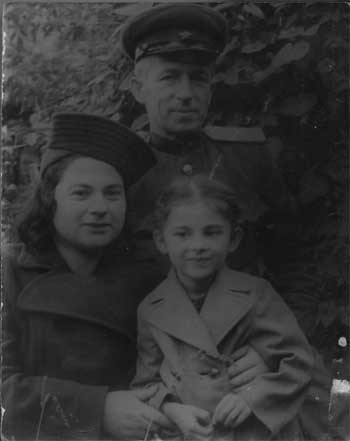
#> input picture images/war-time.jpg, 350 x 441 px, found by its file name
$ jupyter execute --allow-errors 'CV Assignment 1.ipynb'
#> lines starting #> are read from the running program, lines starting #| are printed output that depends on the picture
#> further down, f_img is the input picture: shape (441, 350, 3); min 10, max 221, mean 50.8
[cell 1]
# Importing all required libraries

import cv2
import numpy as np
import matplotlib.pyplot as plot

[cell 2]
# Calculation of Histogram

def calculate_histogram(image_name, no_of_bins=256):
#> called with image_name = 'war-time.jpg', no_of_bins = 256
    image = cv2.imread(image_name, 0)
#> image: shape (441, 350); min 10, max 221, mean 50.8
    grayscaled = np.array(image)
    rows, columns = image.shape
#> rows = 441; columns = 350

    # Get all unique intensity values in the image matrix along with their occurences
    values, counts = np.unique(grayscaled, return_counts=True)
#> values = 197 values from 10 to 221; counts = 197 values, max 5545 at index 14, min 1 at index 0, mean 783.5
    values_dict = dict(zip(values, counts))
#> values_dict = 197 items

    for val in range(256):
        if val not in values_dict.keys():
            values_dict[val] = 0
#> after the loop, values_dict = 256 items

    frequencies = [value for (key, value) in sorted(values_dict.items())]
#> frequencies = 256 values, max 5545 at index 26, min 0 at index 0, mean 602.9

    range_length = float(256/no_of_bins)

    ranges = {}
    lower_limit = 0
    upper_limit = range_length
    max_intensity = 255
    m = max_intensity

    # Calculation of bin limits
    while max_intensity>range_length and upper_limit<m:
        ranges[(lower_limit, upper_limit)] = 0

        if max_intensity<range_length:
            break

        max_intensity-=range_length
        lower_limit = upper_limit
        upper_limit = lower_limit + range_length

    ranges[(lower_limit, m)] = 0

    # Calculation of pixel counts for each bin
    for value in values_dict.keys():
        for ra in ranges:
            if ra[0]<=value<=ra[1]:
                ranges[(ra[0], ra[1])]+=values_dict[value]
#> this loop made 256 passes
#> value on passes 1 to 3: 10, 13, 14
#> after the loop, ranges = 255 items

    return frequencies, grayscaled, rows, columns, values_dict, ranges

[cell 3]
# Plot the histogram

def plot_histogram(m_frequencies, no_of_bins=256):
    positions = np.arange(no_of_bins)
    plot.bar(positions, m_frequencies, align="center")
    plot.ylabel("No. of pixels")
    plot.xlabel("Bins")
    plot.show()

[cell 4]
#Calculation of PDF

def calculate_pdf(ranges):
    total_pixels = sum(list(ranges.values()))
    # Normalization for PDF
    probabilities = list(map(lambda x: x/total_pixels, list(ranges.values())))

    return probabilities

[cell 5]
# Calculation of CDF

def calculate_cdf(probabilities):
    summation = 0
    cdf_plot = []

    # Calculation of cumulative probabilities
    for probability in probabilities:
        summation += probability
        cdf_plot.append(summation)

    return cdf_plot

[cell 6]
# Plotting of PDF

def plot_pdf(probabilities):
    plot.bar(range(len(probabilities)), probabilities, align="center")
    plot.xlabel("Bins")
    plot.ylabel("Probabilities")

    plot.show()

[cell 7]
# Plotting of CDF

def plot_cdf(cdf_plot):
    plot.step(range(len(cdf_plot)), cdf_plot)
    plot.xlabel("Bins")
    plot.ylabel("Cumulative Probabilities")

    plot.show()

[cell 8]
# Histogram Equalization

def histogram_equalize(cdf, grayscaled_image, ranges):
    pdf = calculate_pdf(ranges)
    cdf = calculate_cdf(pdf)

    new_grey = list(map(lambda x: round(x*255/cdf[-1]), cdf))
    image_equalized = np.interp(grayscaled_image, range(0,255), new_grey)

    return image_equalized

[cell 9]
# Histogram Matching
def histogram_matching(poor_contrast, target_image):
    frequencies, grayscaled, rows, columns, values_dict, ranges = calculate_histogram(poor_contrast)

    probabilities = calculate_pdf(frequencies)
    cdf_plot = calculate_cdf(probabilities)

    plot_pdf(probabilities)
    plot_cdf(cdf_plot)

    t_frequencies, t_grayscaled, t_rows, t_columns, t_values_dict, t_ranges = calculate_histogram(target_image)
    t_probabilities = calculate_pdf(t_frequencies)
    t_cdf_plot = calculate_cdf(t_probabilities)

    plot_pdf(t_probabilities)
    plot_cdf(t_cdf_plot)

    s_values, bins, s_counts = np.unique(grayscaled, return_inverse=True,
                                                return_counts=True)

    t_values, t_counts = np.unique(t_grayscaled, return_counts=True)

    s_cumulative = np.cumsum(s_counts).astype(np.float64)
    s_cumulative /= s_cumulative[-1]

    t_cumulative = np.cumsum(t_counts).astype(np.float64)
    t_cumulative /= t_cumulative[-1]

    interp_t_values = np.interp(s_cumulative, t_cumulative, t_values)
    interp_t_values = interp_t_values[bins].reshape(rows, columns)

    return interp_t_values

[cell 10]
# Plotting of histogram with 256 bins
f_img = cv2.imread("war-time.jpg")
plot.imshow(f_img)
plot.show()

d_frequencies, d_grayscaled, d_rows, d_columns, d_values_dict, d_ranges = calculate_histogram('war-time.jpg')
#> d_frequencies has the same summary as frequencies in calculate_histogram; d_rows = 441; d_columns = 350; d_values_dict = 256 items; d_ranges = 255 items
plot_histogram(d_frequencies)

[cell 11]
d_probabilities = calculate_pdf(d_ranges)
#> in calculate_pdf, `total_pixels = sum(list(ranges.values()))`: total_pixels = 308700
#> in calculate_pdf, `probabilities = list(map(lambda x: x/total_pixels, list(ranges.values(..`: probabilities = 255 values, max 0.028 at index 26, min 0 at index 0, mean 0.00392
#> d_probabilities has the same summary as probabilities in calculate_pdf
plot.title("PDF")
plot_pdf(d_probabilities)
#> in plot_pdf, `plot.show()`:
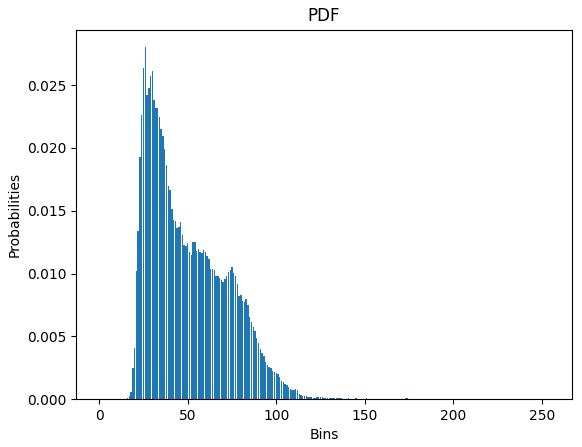
#> figure drawn by matplotlib, 1 panel; tallest bar 0.028 high, from x = 25.6 to 26.4

[cell 12]
d_cdf_plot = calculate_cdf(d_probabilities)
#> the loop in calculate_cdf, `for probability in probabilities:` made 255 passes
#> (probability, summation) on passes 2 to 4: (0, 0), (0, 0), (0, 0)
#> after the loop in calculate_cdf, `for probability in probabilities:`: cdf_plot = 255 values from 0 to 1; summation = 1
#> d_cdf_plot = 255 values from 0 to 1
plot.title("CDF")
plot_cdf(d_cdf_plot)
#> in plot_cdf, `plot.show()`:
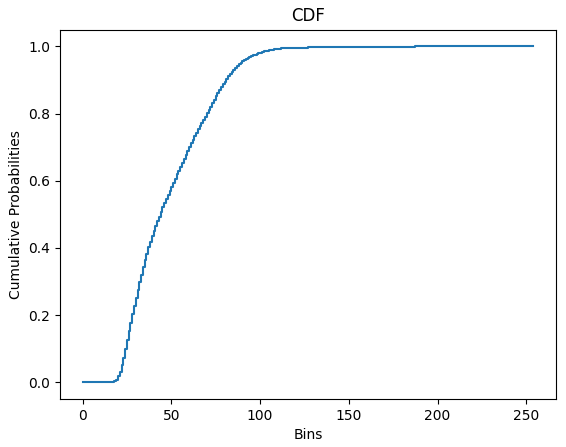
#> figure drawn by matplotlib, 1 panel; curve peaks at x = 221, y = 1

[cell 13]
# Taking input of number of bins to be plotted
no_of_bins = int(input("Enter no. of bins: "))
#> the answer given: 3

# Calculation of histogram with custom bin count
frequencies, grayscaled, rows, columns, values_dict, ranges = calculate_histogram('war-time.jpg', no_of_bins)
#> the loop in calculate_histogram (call 2), `for value in values_dict.keys():` made 256 passes
#> rows = 441; columns = 350; values_dict = 256 items; ranges = {(0, 85.33): 142213, (85.33, 170.7): 11964, (170.7, 255): 173}

# Plotting of histogram with custom bin count
plot_histogram(list(ranges.values()), no_of_bins)
#> call 2 of plot_histogram, with no_of_bins = 3
#> in plot_histogram (call 2), `plot.show()`:
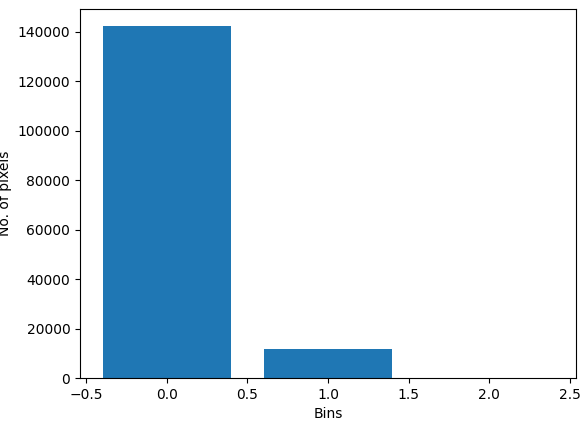
#> figure drawn by matplotlib, 1 panel; tallest bar 142213 high, from x = -0.4 to 0.4

[cell 14]
probabilities = calculate_pdf(ranges)
#> probabilities = [0.921, 0.0775, 0.00112]
plot_pdf(probabilities)
#> in plot_pdf (call 2), `plot.show()`:
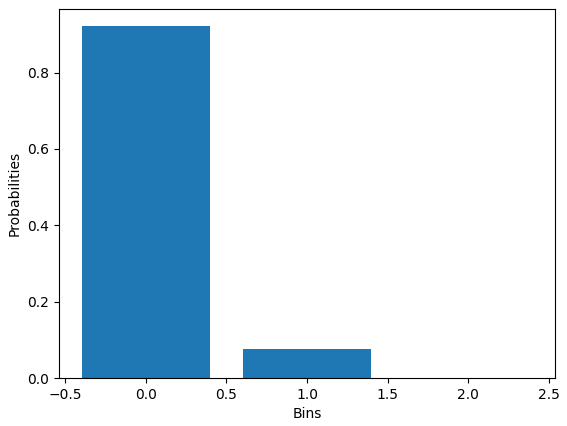
#> figure drawn by matplotlib, 1 panel; tallest bar 0.921 high, from x = -0.4 to 0.4

[cell 15]
cdf_plot = calculate_cdf(probabilities)
#> the loop in calculate_cdf (call 2), `for probability in probabilities:` made 3 passes
#> (probability, summation) on passes 1 to 3: (0.921, 0.921), (0.0775, 0.999), (0.00112, 1)
#> cdf_plot = [0.921, 0.999, 1]
plot_cdf(cdf_plot)
#> in plot_cdf (call 2), `plot.show()`:
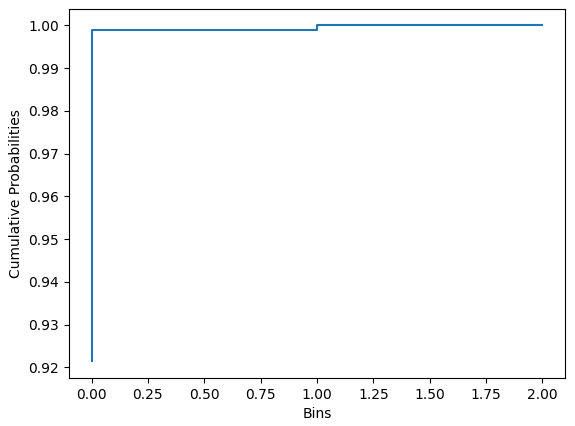
#> figure drawn by matplotlib, 1 panel

[cell 16]
# Histogram operations for second image
s_img = cv2.imread("good-contrast_2.jpg")
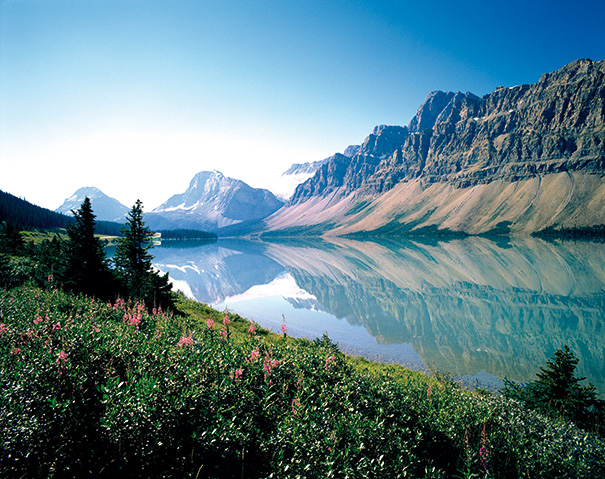
#> input picture images/good-contrast_2.jpg, 605 x 479 px, found by its file name
#> s_img is the input picture: shape (479, 605, 3); mean B, G, R 136.3, 127.3, 94
plot.imshow(s_img)
plot.show()

s_frequencies, s_grayscaled, s_rows, s_columns, s_values_dict, s_ranges = calculate_histogram('good-contrast_2.jpg')
#> call 3 of calculate_histogram, with image_name = 'good-contrast_2.jpg', no_of_bins = 256
#> in calculate_histogram (call 3), `image = cv2.imread(image_name, 0)`:
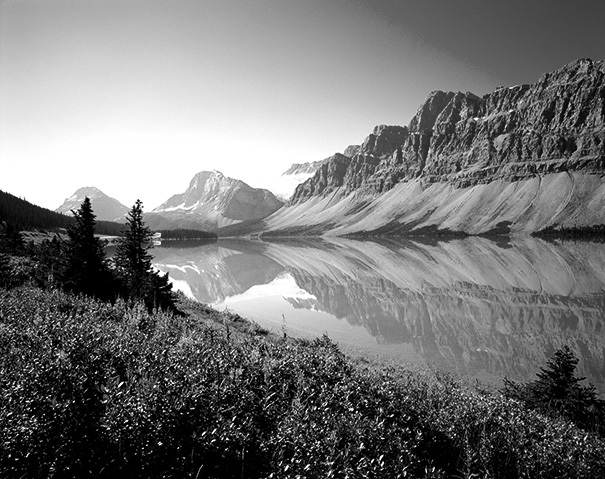
#> image: shape (479, 605); min 0, max 255, mean 118.2
#> in calculate_histogram (call 3), `values, counts = np.unique(grayscaled, return_counts=True)`: values = 256 values from 0 to 255; counts = 256 values, max 13917 at index 255, min 532 at index 244, mean 1132
#> in calculate_histogram (call 3), `frequencies = [value for (key, value) in sorted(values_dict.items())]`: frequencies has the same summary as counts
#> after the loop in calculate_histogram (call 3), `for value in values_dict.keys():`: ranges = 255 items
#> s_frequencies has the same summary as counts in calculate_histogram; s_rows = 479; s_columns = 605; s_values_dict = 256 items; s_ranges = 255 items
plot_histogram(s_frequencies)
#> call 3 of plot_histogram, with no_of_bins = 256
#> in plot_histogram (call 3), `plot.show()`:
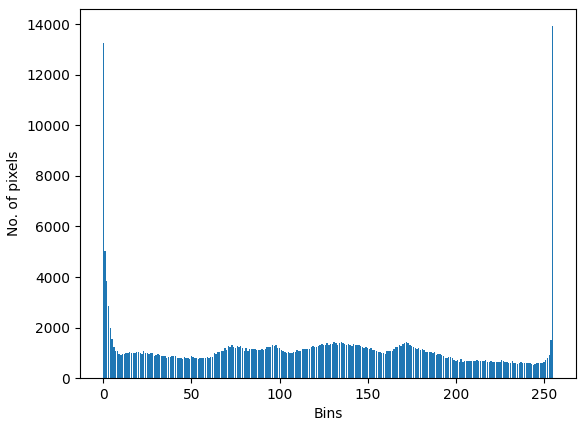
#> figure drawn by matplotlib, 1 panel; tallest bar 13917 high, from x = 254.6 to 255.4

s_probabilities = calculate_pdf(s_ranges)
#> s_probabilities = 255 values, max 0.0331 at index 0, min 0.00195 at index 243, mean 0.00392
plot_pdf(s_probabilities)
#> in plot_pdf (call 3), `plot.show()`:
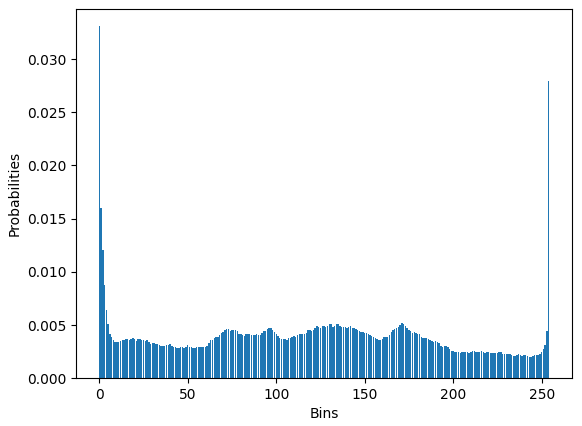
#> figure drawn by matplotlib, 1 panel; tallest bar 0.0331 high, from x = -0.4 to 0.4

cdf_plot = calculate_cdf(s_probabilities)
#> cdf_plot = 255 values from 0.0331 to 1
plot_cdf(cdf_plot)
#> in plot_cdf (call 3), `plot.show()`:
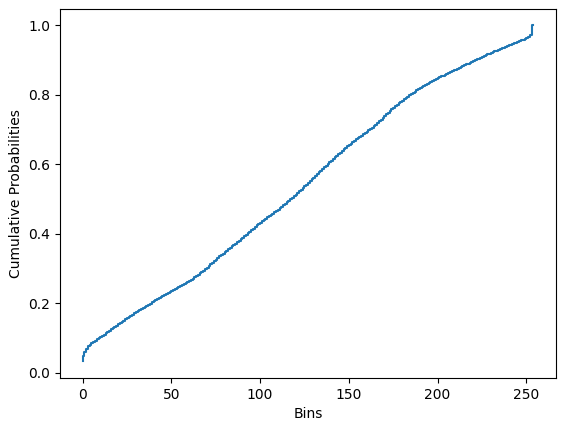
#> figure drawn by matplotlib, 1 panel; curve peaks at x = 254, y = 1

#> (a cell that did not finish here is left out)

#> (a cell that did not finish here is left out)

#> in histogram_matching, `frequencies, grayscaled, rows, columns, values_dict, ranges = calculat..`: rows = 441; columns = 350; values_dict = 256 items; ranges = 255 items
